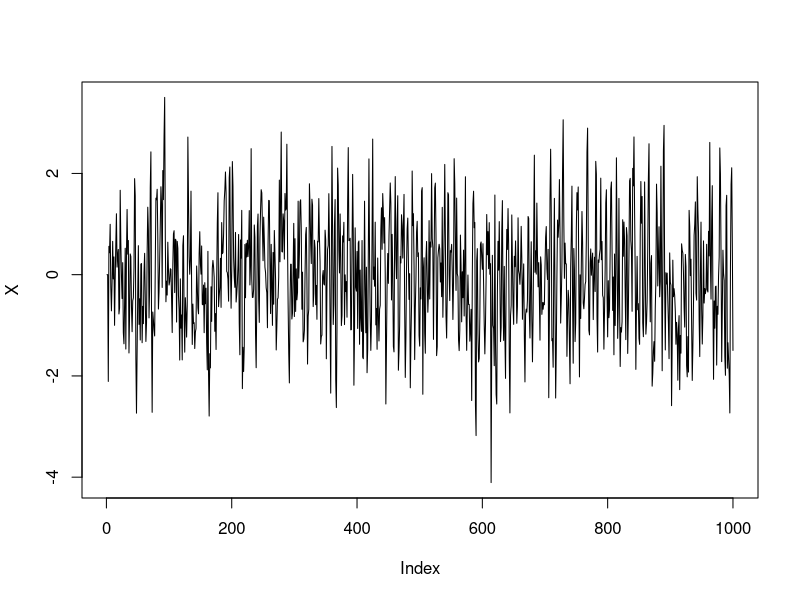
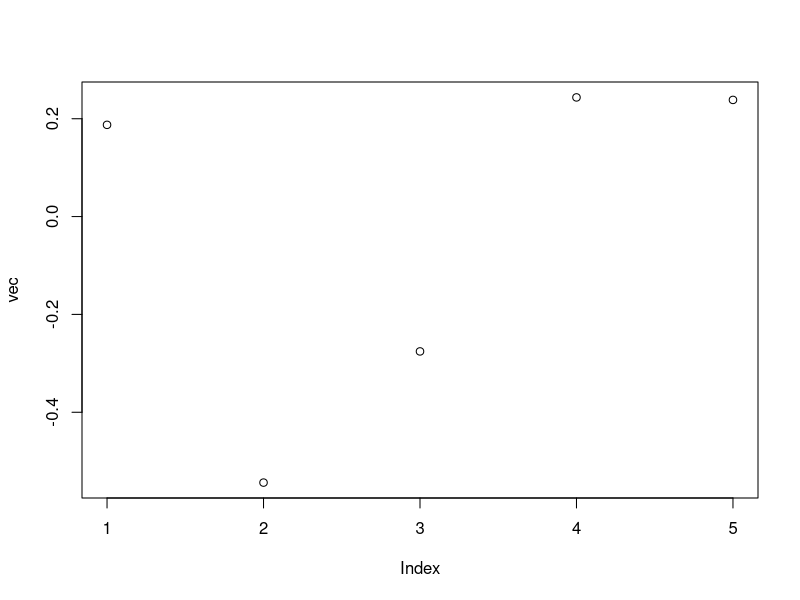

These figures' R source, in order:
phi1 <- 0.5
phi2 <- -0.3
n <-1000

epsilon <- rnorm(n = n, mean = 0, sd = 1)
X <- numeric(1000)

for (i in (3:n)) {
  X[i] <- phi1*X[i-1] + phi2*X[i-2] + epsilon[i]
}


plot(X, type = "l")

ar2_new <- arima(X, order = c(2, 0, 0), include.mean = F)
ar2_new


pacf(X, plot = F)[1:2]

mod1 <- lm(X ~ 0 + lag(X,1) + lag(X,2))
summary(mod1)
pacf(X, plot = F)[1:2]
mod1$coefficients

pacf(X, plot = F)[1:2]
lm(X ~ 0 + lag(X,1))$coefficients[1]
lm(X ~ 0 + lag(X,1) + lag(X,2))$coefficients[2]


theta1 <- 0.3
theta2 <- -0.6

ro0 <- 1
ro1 <- theta1/(1-theta2)
ro2 <- theta1*ro1 + theta2*ro0
ro3 <- theta1*ro2 + theta2*ro1
ro4 <- theta1*ro3 + theta2*ro2
ro5 <- theta1*ro4 + theta2*ro3

ro1
ro2
ro3
ro4
ro5

vec <- c(ro1, ro2, ro3, ro4, ro5)

(ro2 - ro1^2)/(1-ro1^2)


plot(vec)



